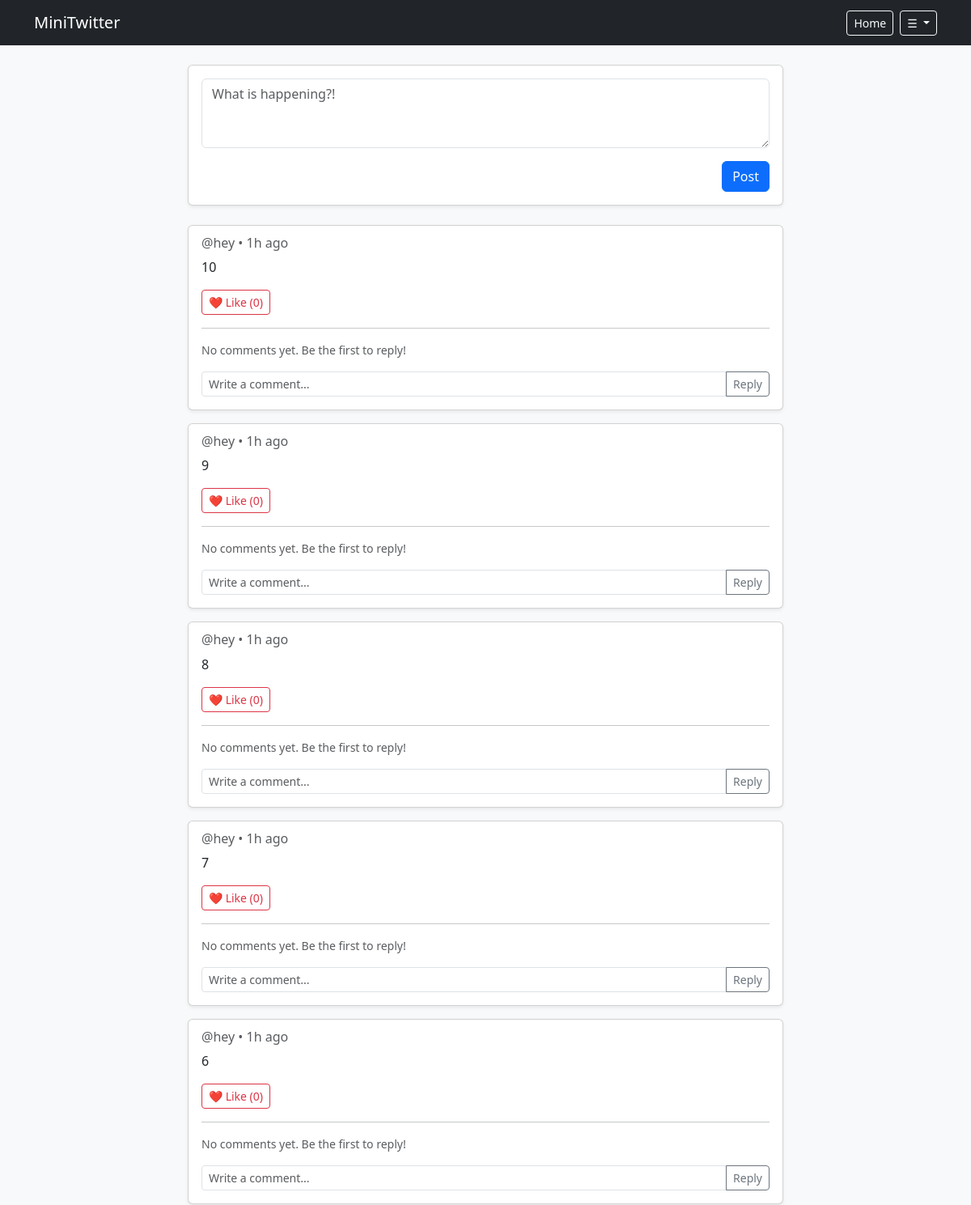
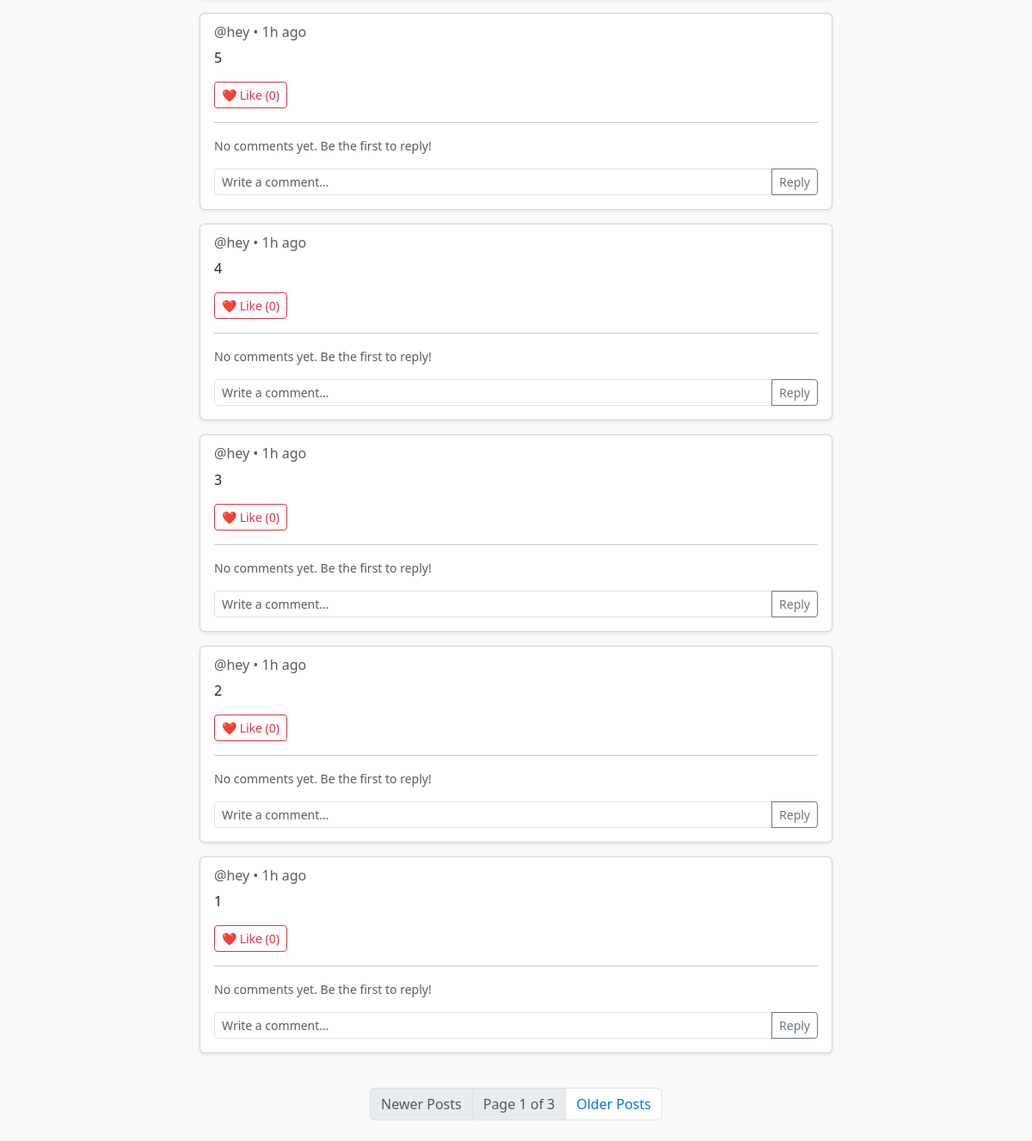
Page / (signed in) on the earlier database version (2 pictures, top to bottom).
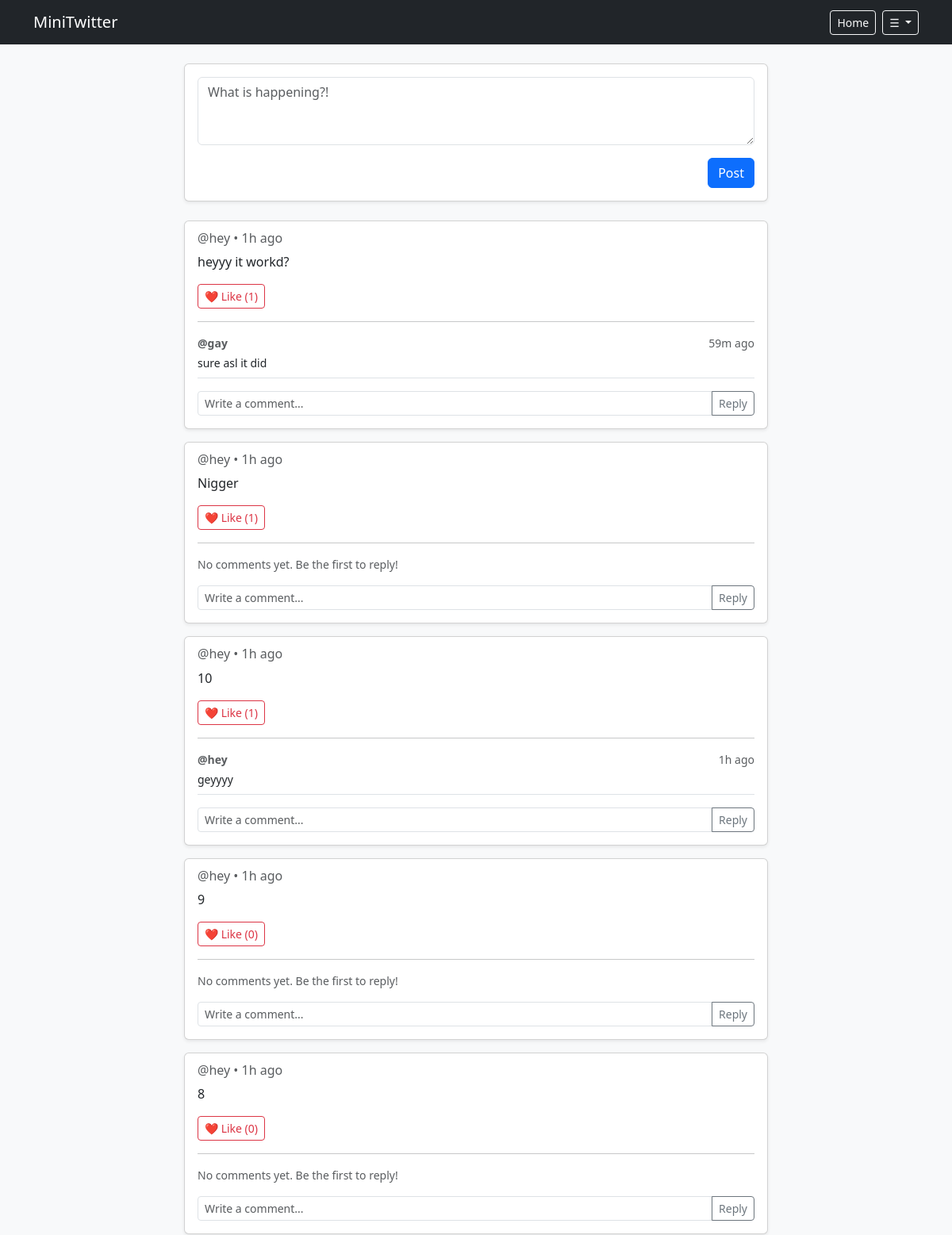
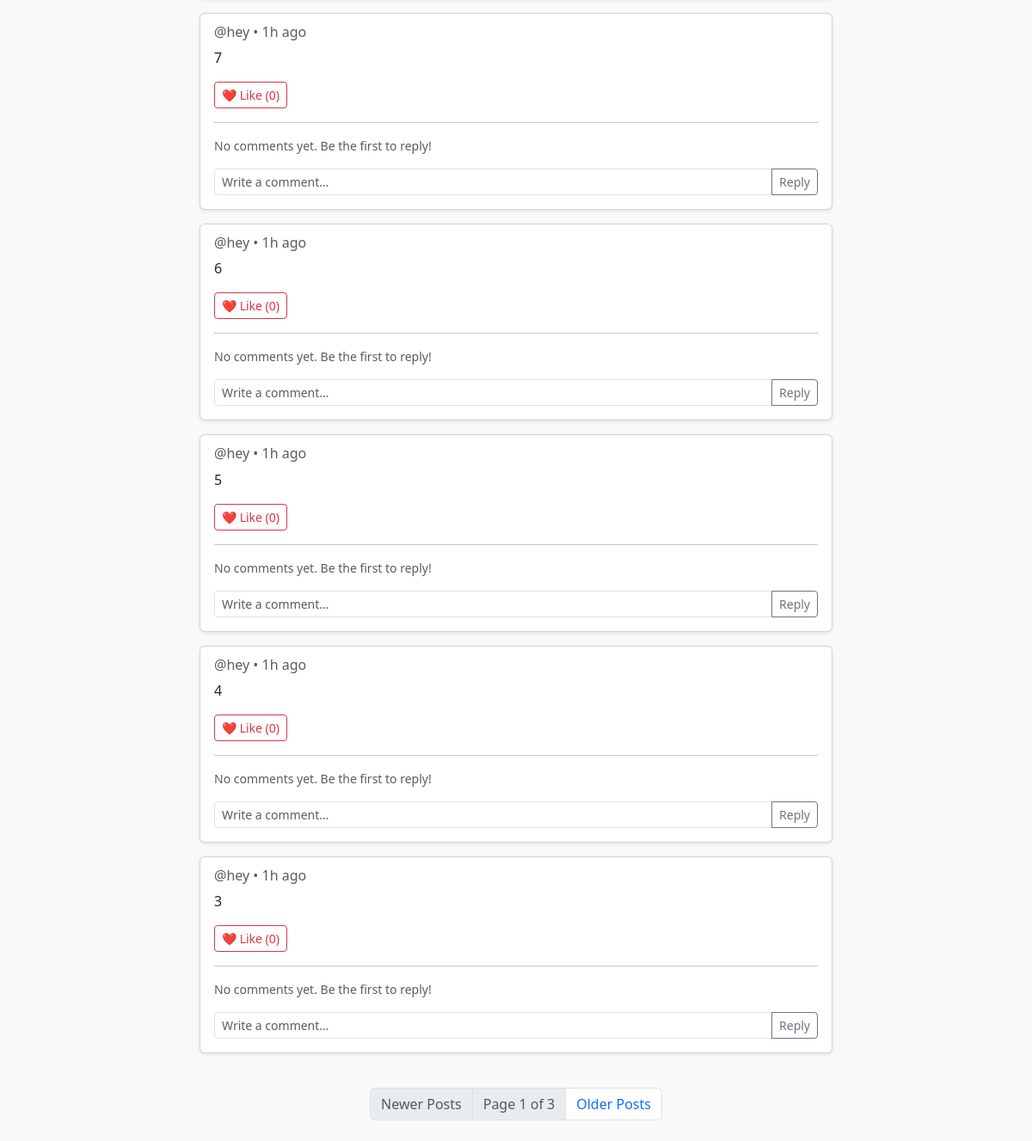
Same page on the later database version (2 pictures, top to bottom).
### models.py (models this page shows)
class Post(db.Model):
    id = db.Column(db.Integer, primary_key=True)
    username = db.Column(db.String(20), db.ForeignKey("user.username"), nullable=False)
    content = db.Column(db.String(200), nullable=False)
    likes = db.Column(db.Integer, default=0)
    timestamp = db.Column(db.DateTime, default=lambda: datetime.now(timezone.utc))

class Comment(db.Model):
    id = db.Column(db.Integer, primary_key=True)
    content = db.Column(db.String(200), nullable=False)
    timestamp = db.Column(db.DateTime, default=lambda: datetime.now(timezone.utc))
    username = db.Column(db.String(20), db.ForeignKey("user.username"), nullable=False)
    post_id = db.Column(db.Integer, db.ForeignKey("post.id"), nullable=False)

### routes.py (the view)
@main_bp.route("/", methods=["POST", "GET"])
def fyp():
    if 'username' in session:
        if request.method == "POST":
            content = request.form["content"]
            if not content:
                flash("Post content cannot be empty!", "warning")
                return redirect('/')
            post = Post(content=content,username=session['username'])  # type:ignore
            try:
                db.session.add(post)
                db.session.commit()
                flash("Post sent!","success")
                return redirect("/")
            except Exception as e:
                print(f"ERROR: {e}")
                return f"ERROR: {e}"
        else:
            page = request.args.get('page', 1, type=int)
            pagination = Post.query.order_by(Post.timestamp.desc()).paginate(page=page, per_page=10, error_out=False)
            posts = pagination.items
            comments= Comment.query.order_by(Comment.timestamp).all()
            return render_template("feed.html",pagination=pagination, posts=posts, comments=comments)
    else:
        return render_template("login.html")

### app.py (called while the page is built, shortened)
@app.template_filter("time_ago")
def time_ago(utc_dt):
  if not utc_dt:
    return ""
  if utc_dt.tzinfo is None:
    utc_dt = utc_dt.replace(tzinfo=timezone.utc)
  now = datetime.now(timezone.utc)
  diff = now - utc_dt
  seconds = int(diff.total_seconds())
  if seconds < 60:
    return "just now"
  minutes = seconds // 60
  if minutes < 60:
    return f"{minutes}m ago" if minutes == 1 else f"{minutes}m ago"
  hours = minutes // 60
  if hours < 24:
    return f"{hours}h ago"

### templates/feed.html (shortened to what this page needs)
{% extends "base.html" %}
{% block content %}
<div class="row justify-content-center">
    <div class="col-md-8">
        <div class="card shadow-sm mb-4">
            <div class="card-body">
                <form action="/" method="POST">
                    <div class="mb-3">
                        <textarea class="form-control" name="content" rows="3"
                            placeholder="What is happening?!"></textarea>
                    </div>
                    <button type="submit" class="btn btn-primary float-end">Post</button>
                </form>
            </div>
        </div>
        {% if posts | length < 1 %}
        <div class="card shadow-sm mb-3">
            <div class="card-body">
                <h6 class="card-subtitle text-muted mb-2">@username • 2 hours ago</h6>
                <p class="card-text">This is an example of what a user's tweet looks like on the timeline!</p>
                <div class="d-flex justify-content-between align-items-center mt-3">
                    <button type="button" class="btn btn-outline-danger btn-sm">❤️ Like (5)</button>
                </div>
                <hr>
                <div class="comments-section mt-3">
                    <div class="d-flex justify-content-between">
                        <p class="small text-muted mb-1"><strong>@commenter</strong></p>
                        <small class="text-muted">1 hour ago</small>
                    </div>
                    <p class="small mb-2">Great post!</p>
                    <form action="/comment" method="POST" class="input-group input-group-sm mt-2">
                        <input type="text" name="comment" class="form-control" placeholder="Write a comment...">
                        <button class="btn btn-outline-secondary" type="submit">Reply</button>
                    </form>
                </div>
            </div>
        </div>
        {% else %}
            {% for post in pagination.items %}
            <div class="card shadow-sm mb-3" id="post-{{ post.id }}">
                <div class="card-body">
                    <h6 class="card-subtitle text-muted mb-2">@{{ post.username }} • {{ post.timestamp | time_ago }}</h6>
                    <p class="card-text">{{ post.content }}</p>
                    <div class="d-flex justify-content-between align-items-center mt-3">
                        <button type="button" class="btn btn-outline-danger btn-sm like-btn" data-post-id="{{ post.id }}">
                            ❤️ Like (<span class="like-count">{{ post.likes }}</span>)
                        </button>
                    </div>
                    <hr>
                    <div class="comments-section mt-3">
                        <div class="comments-list">
                            {% set post_comments = comments | selectattr("post_id", "equalto", post.id) | list %}
                            {% if post_comments | length > 0 %}
                                {% for c in post_comments %}
                                <div class="border-bottom pb-2 mb-2">
                                    <div class="d-flex justify-content-between">
                                        <p class="small text-muted mb-1"><strong>@{{ c.username }}</strong></p>
                                        <small class="text-muted">{{ c.timestamp | time_ago }}</small>
                                    </div>
                                    <p class="small mb-0">{{ c.content }}</p>
                                </div>
                                {% endfor %}
                            {% else %}
                                <p class="small text-muted mb-2 no-comments-text">No comments yet. Be the first to reply!</p>
                            {% endif %}
                        </div>
                        <form class="comment-form input-group input-group-sm mt-3" data-post-id="{{ post.id }}">
                            <input type="text" name="comment" class="form-control comment-input"
                                placeholder="Write a comment..." required>
                            <button class="btn btn-outline-secondary" type="submit">Reply</button>
                        </form>
                    </div>
                </div>
            </div>
            {% endfor %}
        {% endif %}
    </div>
</div>
<nav aria-label="Page navigation" class="my-4">
    <ul class="pagination justify-content-center">
        {% if pagination.has_prev %}
            <li class="page-item">
                <a class="page-link" href="/?page={{ pagination.prev_num }}">Newer Posts</a>
            </li>
        {% else %}
            <li class="page-item disabled">
                <span class="page-link">Newer Posts</span>
            </li>
        {% endif %}
        <li class="page-item disabled">
            <span class="page-link">Page {{ pagination.page }} of {{ pagination.pages }}</span>
        </li>
        {% if pagination.has_next %}
            <li class="page-item">
                <a class="page-link" href="/?page={{ pagination.next_num }}">Older Posts</a>
            </li>
        {% else %}
            <li class="page-item disabled">
                <span class="page-link">Older Posts</span>
            </li>
        {% endif %}
    </ul>
</nav>
{% endblock %}

### templates/base.html (shortened to what this page needs)
<!DOCTYPE html>
<html lang="en">
<head>
    <link href="https://cdn.jsdelivr.net/npm/bootstrap@5.3.0/dist/css/bootstrap.min.css" rel="stylesheet">
</head>
<body class="bg-light">
    <nav class="navbar navbar-expand-lg navbar-dark bg-dark mb-4">
        <div class="container">
            <a class="navbar-brand" href="/">MiniTwitter</a>
            <div class="d-flex align-items-center">
                <a href="/" class="btn btn-outline-light btn-sm me-2">Home</a>
                <div class="dropdown">
                    {% if session.get('username') %}
                    <button class="btn btn-outline-light btn-sm dropdown-toggle" type="button" id="userMenuButton"
                        data-bs-toggle="dropdown" aria-expanded="false">
                        &#9776;
                    </button>
                    {% else %}
                    <a href="/login" class="btn btn-primary btn-sm">Login</a>
                    {% endif %}
                </div>
            </div>
        </div>
    </nav>
    <div class="container">
        {% block content %}{% endblock %}
    </div>
</body>
</html>

Differences in the rows shown:
no longer on this page (row unchanged): Post: username "hey", timestamp "1h ago", content "2", likes "0", shows "No comments yet. Be the first to reply!"
no longer on this page (row unchanged): Post: username "hey", timestamp "1h ago", content "1", likes "0", shows "No comments yet. Be the first to reply!"
added Post: username "hey", timestamp "1h ago", content "heyyy it workd?", likes "1"
added Comment: username "gay", timestamp "59m ago", content "sure asl it did", shown under "hey"
added Post: username "hey", timestamp "1h ago", content "Nigger", likes "1", shows "No comments yet. Be the first to reply!"
changed Post (number 3 of 10 on the later page): likes "0" → "1"; no longer shows "No comments yet. Be the first to reply!"
added Comment: username "hey", timestamp "1h ago", content "geyyyy", shown under Post (number 3 of 10 on the later page)
